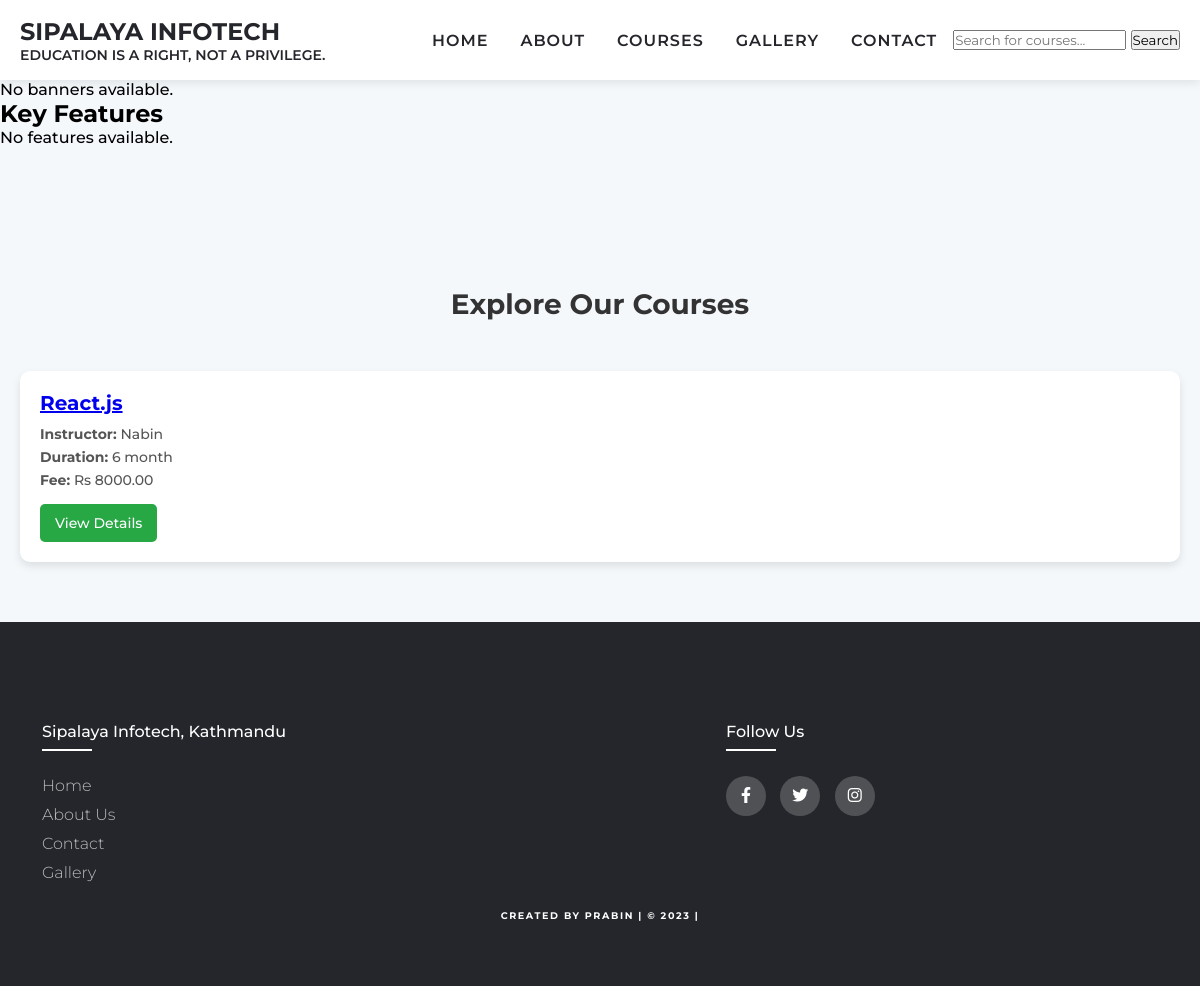
The page /courses/category/2/ on the database its author committed.
### courses/models.py (models this page shows, shortened)
class Course(models.Model):
    title = models.CharField(max_length=200)
    category = models.ForeignKey(Category, on_delete=models.CASCADE)
    description = models.TextField()
    syllabus = models.TextField()
    duration = models.CharField(max_length=50)
    fee = models.DecimalField(max_digits=10, decimal_places=2)
    instructor = models.ForeignKey(Instructor, on_delete=models.SET_NULL, null=True)
    prerequisites = models.TextField(blank=True, null=True)
    created_at = models.DateTimeField(auto_now_add=True)

class Instructor(models.Model):
    name = models.CharField(max_length=100)
    photo = models.ImageField(upload_to='instructors/', blank=True, null=True)
    bio = models.TextField()
    experience = models.IntegerField()

### courses/views.py (the view)
# urls.py: path('category/<int:category_id>/', courses_by_category, name='courses_by_category'),
def courses_by_category(request, category_id):
    category = get_object_or_404(Category, id=category_id)
    courses = Course.objects.filter(category=category)
    return render(request, 'courses/course_list.html', {'courses': courses, 'category': category})

### templates/courses/course_list.html (shortened to what this page needs)
{% extends 'base.html' %}
{% block content %}
<div class="course-container">
    <h2>Explore Our Courses</h2>
    <div class="course-grid">
        {% for course in courses %}
            <div class="course-card">
                <div class="course-card-content">
                    <h3><a href="{% url 'course_detail' course.id %}">{{ course.title }}</a></h3>
                    <p><strong>Instructor:</strong> {{ course.instructor.name }}</p>
                    <p><strong>Duration:</strong> {{ course.duration }}</p>
                    <p><strong>Fee:</strong> Rs {{ course.fee }}</p>
                    <a href="{% url 'course_detail' course.id %}" class="btn">View Details</a>
                </div>
            </div>
        {% endfor %}
    </div>
</div>
{% endblock %}

### static/css/style.css (style rules this page uses)
* { margin: 0; padding: 0; box-sizing: border-box; font-family: 'Montserrat', sans-serif; }
html { scroll-behavior: smooth; }
body { font-weight: 500; color: rgb(0, 0, 0); background: #fcfcfc89; }

### static/css/courses_css.css (style rules this page uses)
body { font-family: 'Poppins', sans-serif; background-color: #f4f8fb; margin: 0; padding: 0; }
.course-container { margin-top: 100px; max-width: 1200px; margin: 40px auto; padding: 20px; }
.course-container h2 { margin-top: 80px; text-align: center; font-size: 28px; color: #333; margin-bottom: 20px; }
.course-grid { display: grid; grid-template-columns: repeat(auto-fit, minmax(300px, 1fr)); gap: 20px; }
.course-card { background: white; border-radius: 10px; box-shadow: 0 4px 8px rgba(0, 0, 0, 0.1); overflow: hidden; transition: transform 0.3s ease, box-shadow 0.3s ease; }
.course-card-content { padding: 20px; }
.course-card h3 { font-size: 20px; color: #007bff; margin: 0 0 10px; }
.course-card p { font-size: 14px; color: #555; margin: 5px 0; }
.btn { display: inline-block; padding: 10px 15px; background: #28a745; color: white; text-decoration: none; border-radius: 5px; margin-top: 10px; font-size: 14px; transition: 0.3s ease; }

### static/css/home_css.css (style rules this page uses)
body { font-family: Arial, sans-serif; }

### rows shown on the page
Course: title "React.js", instructor.name "Nabin", duration "6 month", fee "8000.00"
